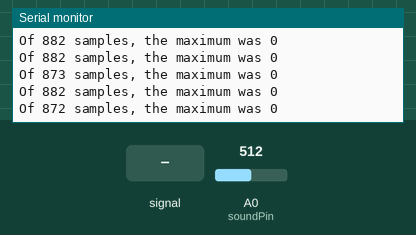
This sketch was run on a simulated Arduino Uno, built with avr-gcc and run on an emulated ATmega328P. On the bench: the last lines printed to the serial monitor. Inputs (shaded band) come from the test bench; at power-on: A0 (soundPin) = 512.

Above: at 1.2 s.
1.3 s: A0 (soundPin) fed a 200 Hz sine of ±81 counts around its level
At 1.32 s:
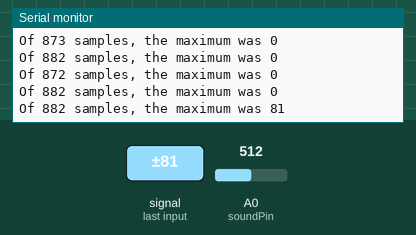
2.8 s: A0 (soundPin) set to 716
At 2.83 s:
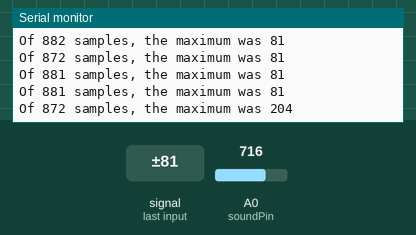
4.3 s: A0 (soundPin) fed a 1000 Hz sine of ±255 counts around its level
At 4.35 s:
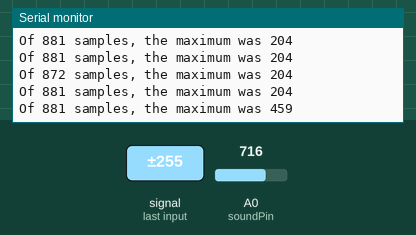
7.3 s: A0 (soundPin) set to 900
At 7.38 s:
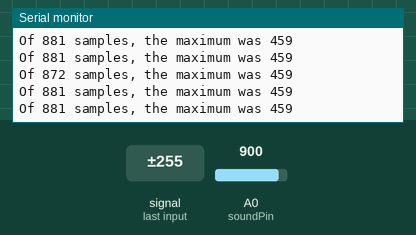
Timing chart, 0 to 9.8 s (numbered marks = the images above; inputs shaded):
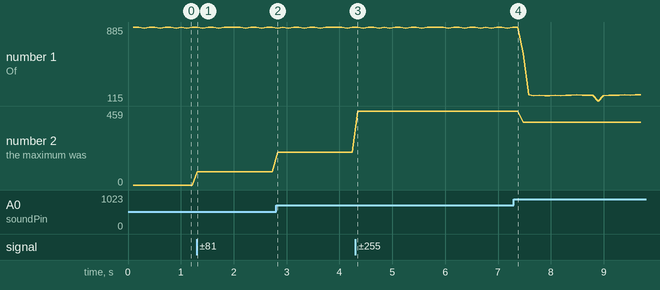

The sketch:

ch_18_sound_meter.ino
```cpp
const int soundPin = A0;
const long samplePeriod = 100; // ms

long lastSampleTime = 0;
int maxAmplitude = 0;
int n = 0;

void setup() {
  Serial.begin(9600);
}

void loop() {
  long now = millis();
  if (now > lastSampleTime + samplePeriod) {
    processSoundLevel();
    n = 0;
    maxAmplitude = 0;
    lastSampleTime = now;
  }
  else {
    int amplitude = analogRead(soundPin) - 512;
    if (amplitude > maxAmplitude) {
      maxAmplitude = amplitude;
    }
    n++;
  }
}

void processSoundLevel() {
  // replace or add your own code to use maxAmplitude
  Serial.print("Of ");
  Serial.print(n);
  Serial.print(" samples, the maximum was ");
  Serial.println(maxAmplitude);
}
```

Measured:
- after the input at 1.3 s, the serial monitor: prints a new line at once (image 1)
- after the input at 2.8 s, the serial monitor: prints a new line at once (image 2)
- after the input at 4.3 s, the serial monitor: prints a new line after 0.05 s (image 3)
- plotted number 1: 881 → 178 after the input at 7.3 s
- plotted number 2: 0 → 81 after the input at 1.3 s, 81 → 204 after the input at 2.8 s, 204 → 459 after the input at 4.3 s, 459 → 388 after the input at 7.3 s
